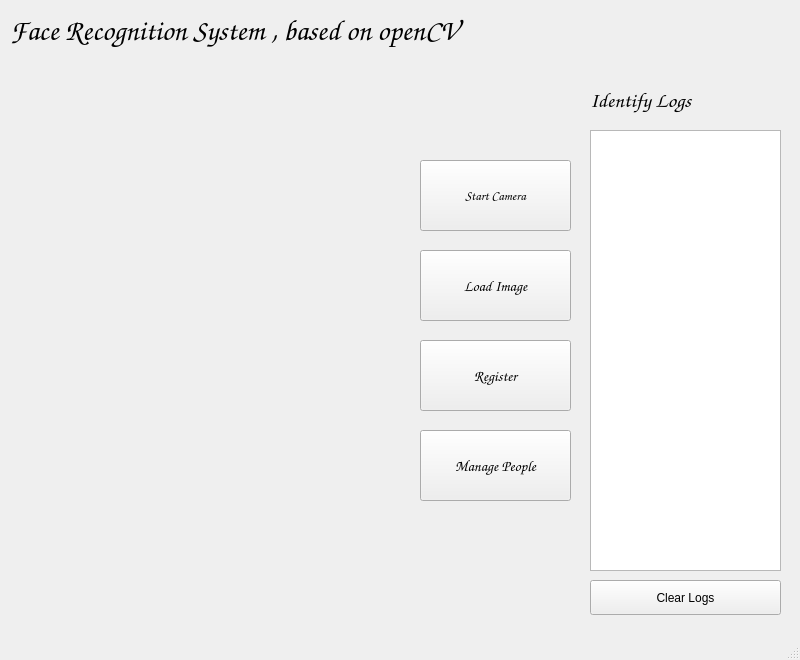
<?xml version="1.0" encoding="UTF-8"?>
<ui version="4.0">
 <class>MainWindow</class>
 <widget class="QMainWindow" name="MainWindow">
  <property name="geometry">
   <rect>
    <x>0</x>
    <y>0</y>
    <width>800</width>
    <height>660</height>
   </rect>
  </property>
  <property name="windowTitle">
   <string>MainWindow</string>
  </property>
  <widget class="QWidget" name="centralwidget">
   <widget class="QLabel" name="videoLabel">
    <property name="geometry">
     <rect>
      <x>10</x>
      <y>70</y>
      <width>391</width>
      <height>501</height>
     </rect>
    </property>
    <property name="text">
     <string/>
    </property>
   </widget>
   <widget class="QPushButton" name="btnStartStop">
    <property name="geometry">
     <rect>
      <x>420</x>
      <y>160</y>
      <width>151</width>
      <height>71</height>
     </rect>
    </property>
    <property name="font">
     <font>
      <family>Comic Sans MS</family>
      <pointsize>10</pointsize>
     </font>
    </property>
    <property name="text">
     <string>Start Camera</string>
    </property>
   </widget>
   <widget class="QPushButton" name="btnLoadImage">
    <property name="geometry">
     <rect>
      <x>420</x>
      <y>250</y>
      <width>151</width>
      <height>71</height>
     </rect>
    </property>
    <property name="font">
     <font>
      <family>Comic Sans MS</family>
      <pointsize>11</pointsize>
     </font>
    </property>
    <property name="text">
     <string>Load Image</string>
    </property>
   </widget>
   <widget class="QPushButton" name="btnRegister">
    <property name="geometry">
     <rect>
      <x>420</x>
      <y>340</y>
      <width>151</width>
      <height>71</height>
     </rect>
    </property>
    <property name="font">
     <font>
      <family>Comic Sans MS</family>
      <pointsize>11</pointsize>
     </font>
    </property>
    <property name="text">
     <string>Register</string>
    </property>
   </widget>
   <widget class="QPushButton" name="btnManageDB">
    <property name="geometry">
     <rect>
      <x>420</x>
      <y>430</y>
      <width>151</width>
      <height>71</height>
     </rect>
    </property>
    <property name="font">
     <font>
      <family>Comic Sans MS</family>
      <pointsize>11</pointsize>
     </font>
    </property>
    <property name="text">
     <string>Manage People</string>
    </property>
   </widget>
   <widget class="QLabel" name="label_2">
    <property name="geometry">
     <rect>
      <x>590</x>
      <y>80</y>
      <width>191</width>
      <height>41</height>
     </rect>
    </property>
    <property name="font">
     <font>
      <family>Comic Sans MS</family>
      <pointsize>16</pointsize>
     </font>
    </property>
    <property name="text">
     <string>Identify Logs</string>
    </property>
   </widget>
   <widget class="QListWidget" name="logList">
    <property name="geometry">
     <rect>
      <x>590</x>
      <y>130</y>
      <width>191</width>
      <height>441</height>
     </rect>
    </property>
   </widget>
   <widget class="QPushButton" name="btnClearLogs">
    <property name="geometry">
     <rect>
      <x>590</x>
      <y>580</y>
      <width>191</width>
      <height>35</height>
     </rect>
    </property>
    <property name="text">
     <string>Clear Logs</string>
    </property>
   </widget>
   <widget class="QLabel" name="label">
    <property name="geometry">
     <rect>
      <x>10</x>
      <y>0</y>
      <width>771</width>
      <height>61</height>
     </rect>
    </property>
    <property name="font">
     <font>
      <family>Comic Sans MS</family>
      <pointsize>22</pointsize>
     </font>
    </property>
    <property name="text">
     <string>Face Recognition System , based on openCV</string>
    </property>
   </widget>
  </widget>
  <widget class="QMenuBar" name="menubar">
   <property name="geometry">
    <rect>
     <x>0</x>
     <y>0</y>
     <width>800</width>
     <height>25</height>
    </rect>
   </property>
  </widget>
  <widget class="QStatusBar" name="statusbar"/>
 </widget>
 <resources/>
 <connections/>
</ui>
